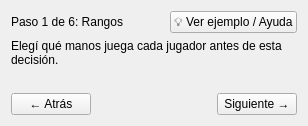
       <widget class="QWidget" name="wizardNavStrip">
        <layout class="QVBoxLayout" name="wizardNavStripLayout">
         <item>
          <layout class="QHBoxLayout" name="wizardTitleRowLayout">
           <item>
            <widget class="QLabel" name="wizardStepLabel">
             <property name="text">
              <string>Paso 1 de 6: Rangos</string>
             </property>
            </widget>
           </item>
           <item>
            <spacer name="wizardTitleSpacer">
             <property name="orientation">
              <enum>Qt::Horizontal</enum>
             </property>
             <property name="sizeHint" stdset="0">
              <size>
               <width>40</width>
               <height>20</height>
              </size>
             </property>
            </spacer>
           </item>
           <item>
            <widget class="QPushButton" name="helpButton">
             <property name="cursor">
              <cursorShape>PointingHandCursor</cursorShape>
             </property>
             <property name="text">
              <string>💡 Ver ejemplo / Ayuda</string>
             </property>
            </widget>
           </item>
          </layout>
         </item>
         <item>
          <widget class="QLabel" name="wizardStepSubtitle">
           <property name="wordWrap">
            <bool>true</bool>
           </property>
           <property name="text">
            <string>Elegí qué manos juega cada jugador antes de esta decisión.</string>
           </property>
          </widget>
         </item>
         <item>
          <widget class="QLabel" name="exampleBanner">
           <property name="visible">
            <bool>false</bool>
           </property>
           <property name="wordWrap">
            <bool>true</bool>
           </property>
           <property name="text">
            <string/>
           </property>
          </widget>
         </item>
         <item>
          <layout class="QHBoxLayout" name="wizardNavButtonsLayout">
           <item>
            <widget class="QPushButton" name="wizardBackButton">
             <property name="text">
              <string>← Atrás</string>
             </property>
            </widget>
           </item>
           <item>
            <spacer name="wizardNavSpacer">
             <property name="orientation">
              <enum>Qt::Horizontal</enum>
             </property>
             <property name="sizeHint" stdset="0">
              <size>
               <width>40</width>
               <height>20</height>
              </size>
             </property>
            </spacer>
           </item>
           <item>
            <widget class="QPushButton" name="wizardNextButton">
             <property name="text">
              <string>Siguiente →</string>
             </property>
            </widget>
           </item>
          </layout>
         </item>
        </layout>
       </widget>
